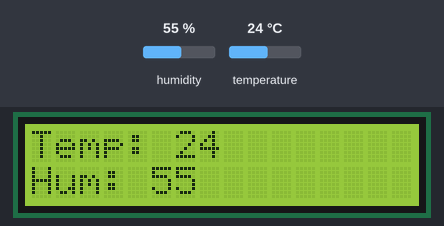
Bench run of a program on a simulated pyboard running MicroPython. Parts: 16×2 character LCD. The inputs (shaded band) are chosen by the test bench; at power-on: humidity 55 %, temperature 24 °C. Library files of the repository ran but are not shown: lcd_api.py, i2c_lcd.py.

Above: at 4.6 s.
4.7 s: humidity set to 22 %
At 6.7 s:
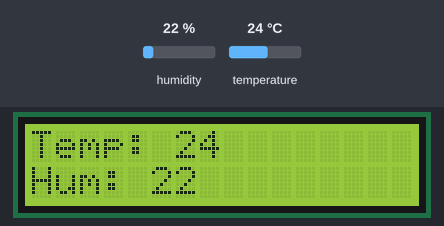
9.4 s: temperature set to 12 °C
At 11.5 s:
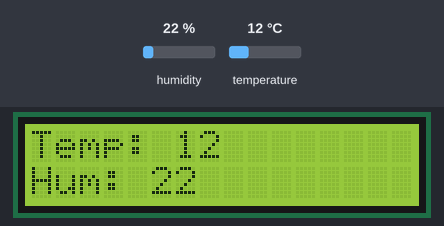
14.0 s: humidity set to 40 %
At 16.2 s:
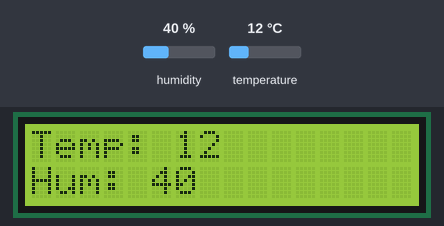
18.6 s: temperature set to 19 °C
At 21.0 s:
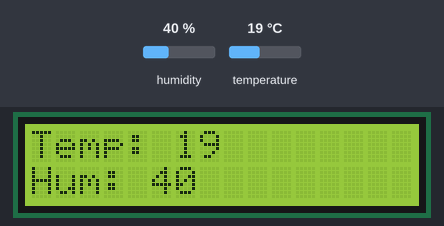
Timing chart, 0 to 22.5 s (numbered marks = the images above; inputs shaded):
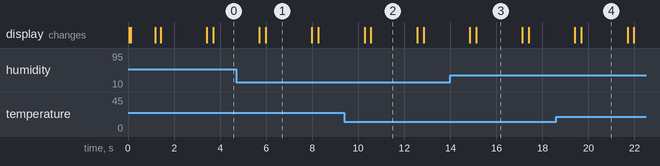

Measured:
- after the input at 4.7 s, the display: first differs from a run without the input after 1.3 s (image 1)
- after the input at 9.4 s, the display: first differs from a run without the input after 1.2 s (image 2)
- after the input at 14.0 s, the display: first differs from a run without the input after 1.1 s (image 3)
- what the display in image 1 shows lasts 2.0 s, from 6.0 s to 8.0 s

The program:

dht11-display.py
```python
# get data from DHT and display them on display
# DHT 11 data connected to pin 14
from machine import Pin, SoftI2C
from time import sleep
from lcd_api import LcdApi
from i2c_lcd import I2cLcd
import dht


I2C_ADDR = 0x27
totalRows = 2
totalColumns = 16

i2c = SoftI2C(scl=Pin(22), sda=Pin(21), freq=10000)
lcd = I2cLcd(i2c, I2C_ADDR, totalRows, totalColumns)

d = dht.DHT11(Pin(14))
sleep(1)
d.measure()
lcd.putstr("Display Temperature")
sleep(2)
lcd.clear()
while True:
    d.measure()
    lcd.move_to(0,0)
    lcd.putstr("Temp: " + str(d.temperature()))
    lcd.move_to(0,1)
    lcd.putstr("Hum: " + str(d.humidity()))
    sleep(2)
    lcd.clear()
```
